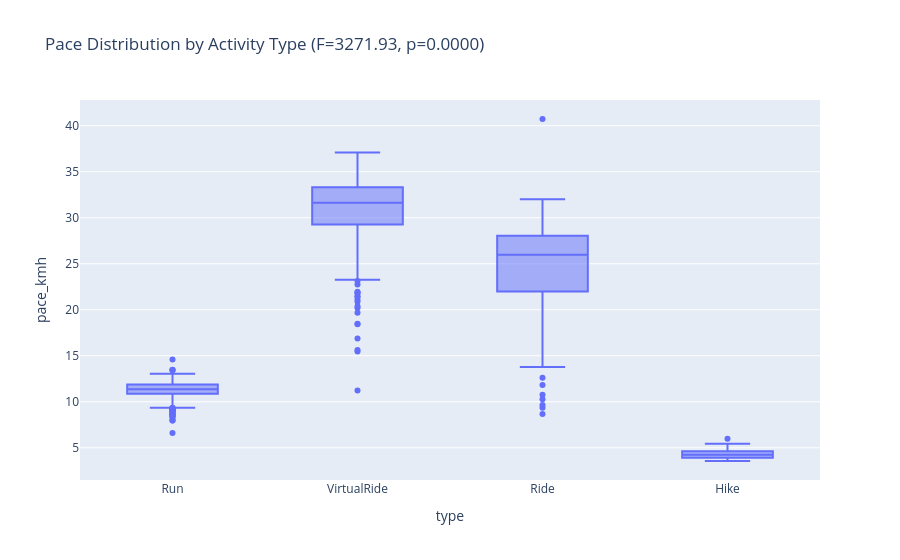

Notebook code cell kept with this figure:
### Code cell
# Visualize
if len(valid_types) >= 2:
    fig = px.box(df_types, x='type', y='pace_kmh',
                title=f'Pace Distribution by Activity Type (F={f_stat:.2f}, p={p_value:.4f})')
    fig.show()

### Figure 1 — Plotly figure (JSON) as saved in the notebook; plotly's stock layout.template omitted (floating-point values rounded to 4 significant figures; data arrays with more than 128 entries replaced by an {"elided": "..."} marker saying what was removed)
{"data": [{"alignmentgroup": "True", "hovertemplate": "type=%{x}<br>pace_kmh=%{y}<extra></extra>", "legendgroup": "", "marker": {"color": "#636efa"}, "name": "", "notched": false, "offsetgroup": "", "orientation": "v", "showlegend": false, "type": "box", "x": {"elided": "1642 str values"}, "x0": " ", "xaxis": "x", "y": {"elided": "1642 float values"}, "y0": " ", "yaxis": "y"}], "layout": {"boxmode": "group", "legend": {"tracegroupgap": 0}, "title": {"text": "Pace Distribution by Activity Type (F=3271.93, p=0.0000)"}, "xaxis": {"anchor": "y", "domain": [0, 1], "title": {"text": "type"}}, "yaxis": {"anchor": "x", "domain": [0, 1], "title": {"text": "pace_kmh"}}}}
